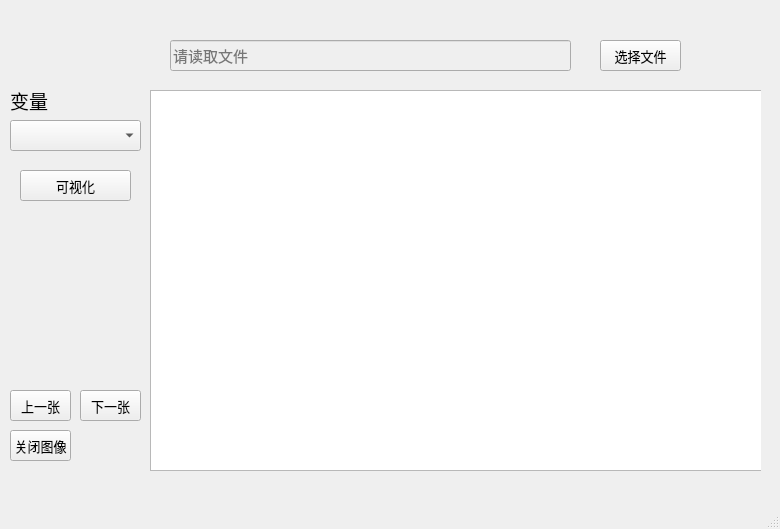
<?xml version="1.0" encoding="UTF-8"?>
<ui version="4.0">
 <class>MainWindow</class>
 <widget class="QMainWindow" name="MainWindow">
  <property name="enabled">
   <bool>true</bool>
  </property>
  <property name="geometry">
   <rect>
    <x>0</x>
    <y>0</y>
    <width>780</width>
    <height>529</height>
   </rect>
  </property>
  <property name="font">
   <font>
    <family>思源黑体</family>
    <pointsize>10</pointsize>
   </font>
  </property>
  <property name="cursor">
   <cursorShape>IBeamCursor</cursorShape>
  </property>
  <property name="mouseTracking">
   <bool>true</bool>
  </property>
  <property name="windowTitle">
   <string>牛逼nc文件读取</string>
  </property>
  <widget class="QWidget" name="centralwidget">
   <widget class="QPushButton" name="click_print">
    <property name="geometry">
     <rect>
      <x>600</x>
      <y>40</y>
      <width>81</width>
      <height>31</height>
     </rect>
    </property>
    <property name="font">
     <font>
      <family>思源黑体</family>
      <pointsize>10</pointsize>
     </font>
    </property>
    <property name="text">
     <string>选择文件</string>
    </property>
   </widget>
   <widget class="QLineEdit" name="filename_line">
    <property name="enabled">
     <bool>false</bool>
    </property>
    <property name="geometry">
     <rect>
      <x>170</x>
      <y>40</y>
      <width>401</width>
      <height>31</height>
     </rect>
    </property>
    <property name="font">
     <font>
      <family>思源黑体</family>
      <pointsize>11</pointsize>
     </font>
    </property>
    <property name="cursor">
     <cursorShape>ArrowCursor</cursorShape>
    </property>
    <property name="alignment">
     <set>Qt::AlignLeading|Qt::AlignLeft|Qt::AlignVCenter</set>
    </property>
    <property name="readOnly">
     <bool>true</bool>
    </property>
    <property name="placeholderText">
     <string>请读取文件</string>
    </property>
   </widget>
   <widget class="QWidget" name="plot" native="true">
    <property name="enabled">
     <bool>true</bool>
    </property>
    <property name="geometry">
     <rect>
      <x>140</x>
      <y>90</y>
      <width>621</width>
      <height>381</height>
     </rect>
    </property>
    <widget class="QTextBrowser" name="fileProperties">
     <property name="enabled">
      <bool>true</bool>
     </property>
     <property name="geometry">
      <rect>
       <x>10</x>
       <y>0</y>
       <width>621</width>
       <height>381</height>
      </rect>
     </property>
     <property name="font">
      <font>
       <family>思源黑体</family>
       <pointsize>12</pointsize>
      </font>
     </property>
    </widget>
   </widget>
   <widget class="QComboBox" name="vars_box">
    <property name="geometry">
     <rect>
      <x>10</x>
      <y>120</y>
      <width>131</width>
      <height>31</height>
     </rect>
    </property>
    <property name="currentText">
     <string/>
    </property>
   </widget>
   <widget class="QLabel" name="label">
    <property name="geometry">
     <rect>
      <x>10</x>
      <y>90</y>
      <width>41</width>
      <height>21</height>
     </rect>
    </property>
    <property name="font">
     <font>
      <family>思源黑体</family>
      <pointsize>14</pointsize>
     </font>
    </property>
    <property name="text">
     <string>变量</string>
    </property>
   </widget>
   <widget class="QPushButton" name="draw">
    <property name="geometry">
     <rect>
      <x>20</x>
      <y>170</y>
      <width>111</width>
      <height>31</height>
     </rect>
    </property>
    <property name="font">
     <font>
      <family>思源黑体</family>
      <pointsize>10</pointsize>
     </font>
    </property>
    <property name="text">
     <string>可视化</string>
    </property>
   </widget>
   <widget class="QPushButton" name="Prev_plot">
    <property name="geometry">
     <rect>
      <x>10</x>
      <y>390</y>
      <width>61</width>
      <height>31</height>
     </rect>
    </property>
    <property name="font">
     <font>
      <family>思源黑体</family>
      <pointsize>10</pointsize>
      <italic>false</italic>
      <bold>false</bold>
      <underline>false</underline>
      <strikeout>false</strikeout>
      <kerning>true</kerning>
     </font>
    </property>
    <property name="text">
     <string>上一张</string>
    </property>
   </widget>
   <widget class="QPushButton" name="Next_plot">
    <property name="geometry">
     <rect>
      <x>80</x>
      <y>390</y>
      <width>61</width>
      <height>31</height>
     </rect>
    </property>
    <property name="font">
     <font>
      <family>思源黑体</family>
      <pointsize>10</pointsize>
     </font>
    </property>
    <property name="text">
     <string>下一张</string>
    </property>
   </widget>
   <widget class="QPushButton" name="close_plot">
    <property name="geometry">
     <rect>
      <x>10</x>
      <y>430</y>
      <width>61</width>
      <height>31</height>
     </rect>
    </property>
    <property name="font">
     <font>
      <family>思源黑体</family>
      <pointsize>10</pointsize>
     </font>
    </property>
    <property name="text">
     <string>关闭图像</string>
    </property>
   </widget>
  </widget>
  <widget class="QMenuBar" name="menubar">
   <property name="geometry">
    <rect>
     <x>0</x>
     <y>0</y>
     <width>780</width>
     <height>25</height>
    </rect>
   </property>
  </widget>
  <widget class="QStatusBar" name="statusbar"/>
 </widget>
 <resources/>
 <connections/>
</ui>
